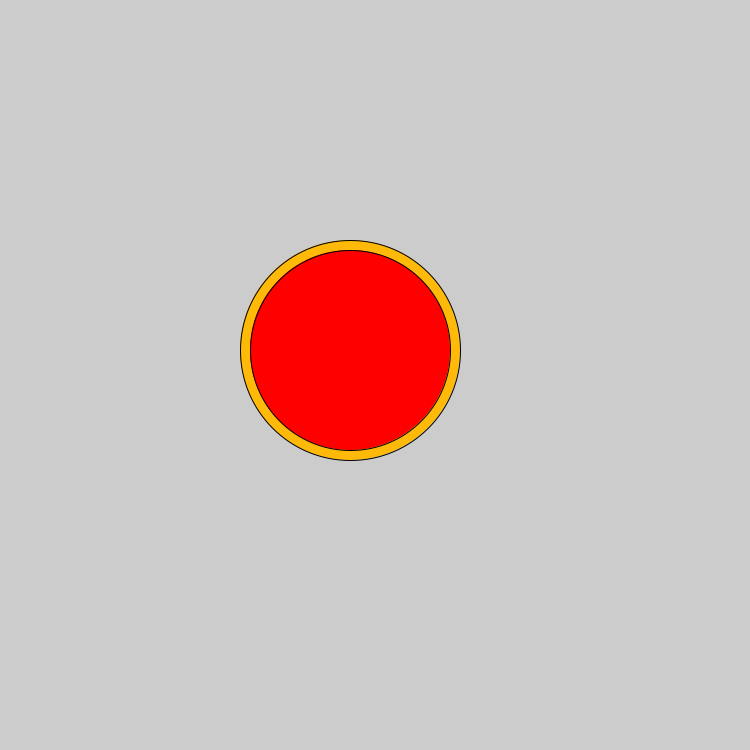
Frame 1 (no input)
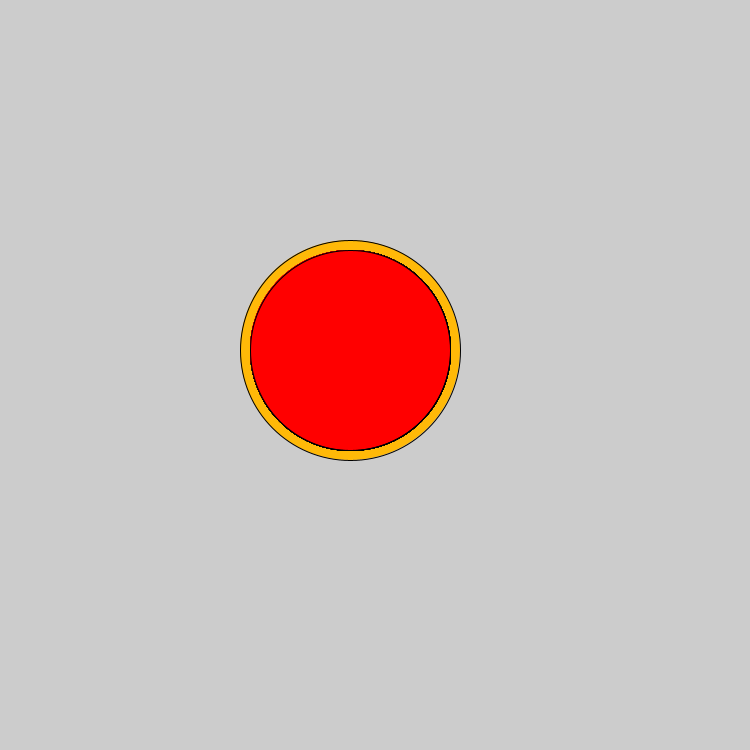
Frame 60 (the mouse pressed at the canvas centre just before this capture)
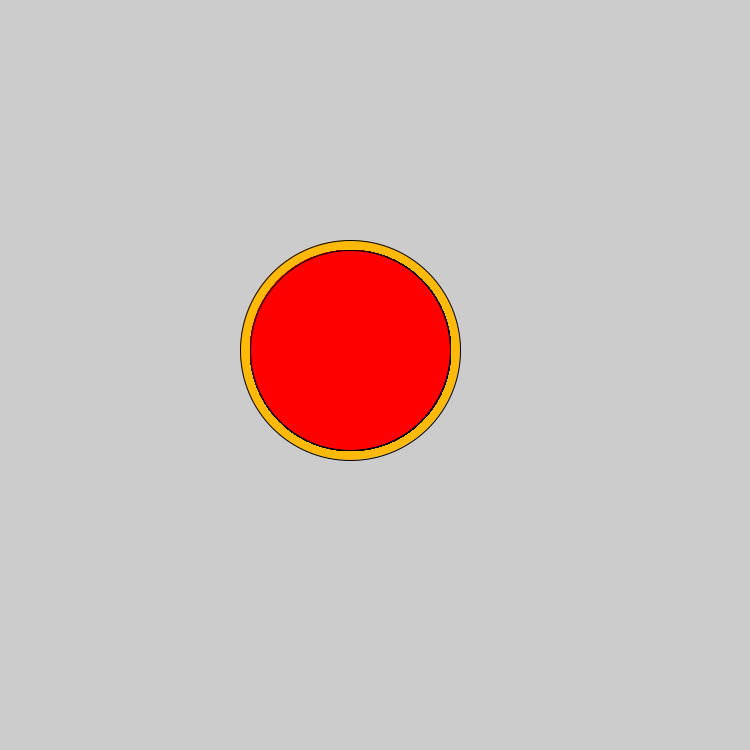
Frame 120 (the mouse held since frame 60 and released just before this capture)

The Processing sketch that drew these frames (run headless with seeded random() and noise(); from frame 60 on, the mouse is pressed at the canvas centre):

// Processing sketch: sketch_171213c
// ── sketch_171213c.pde
void setup(){
  size(750,750);
  fill(#FFB908);
  ellipse(350,350,220,220);
}
void draw(){
  fill(255,0,0);
  ellipse(350,350,200,200);
  
}
